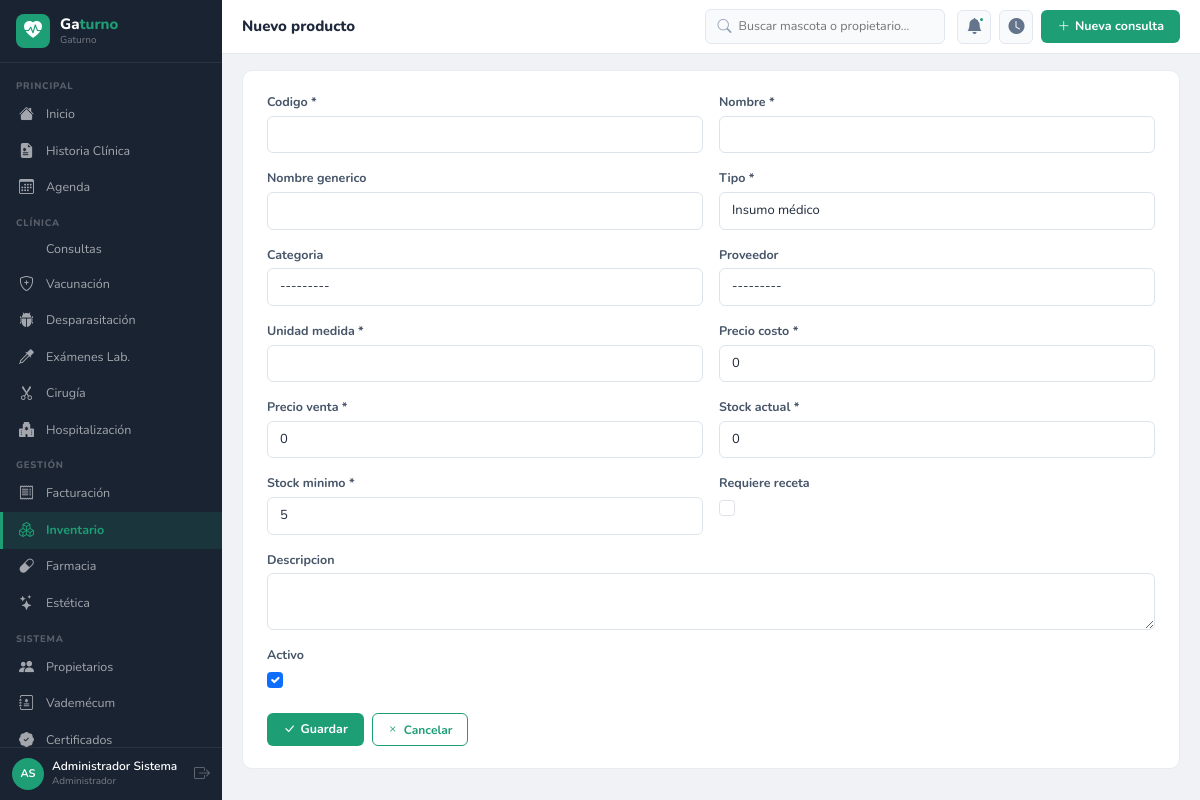
The page /inventario/nuevo/ (signed in) on the database its author committed.
### apps/accounts/models.py (models this page shows, shortened)
class Usuario(AbstractUser):
    ROLES = [('admin','Administrador'),('veterinario','Veterinario'),
             ('asistente','Asistente'),('recepcionista','Recepcionista'),('esteticista','Esteticista')]
    rol = models.CharField(max_length=20, choices=ROLES, default='recepcionista')
    telefono = models.CharField(max_length=20, blank=True)
    foto = models.ImageField(upload_to='usuarios/', blank=True, null=True)
    matricula = models.CharField(max_length=30, blank=True)
    especialidad = models.CharField(max_length=100, blank=True)
    class Meta:
        verbose_name='Usuario'; verbose_name_plural='Usuarios'
    @property
    def nombre_completo(self):
        return self.get_full_name() or self.username
    @property
    def iniciales(self):
        fn = (self.first_name or '')[:1].upper()
        ln = (self.last_name or '')[:1].upper()
        return (fn + ln) or self.username[:2].upper()

### apps/inventario/views.py (the view)
# urls.py: path('nuevo/',views.crear,name='crear'),
@login_required
def crear(request):
    form=ProductoForm(request.POST or None)
    if form.is_valid():
        obj=form.save();messages.success(request,'Producto creado.');return redirect('inventario:detalle',pk=obj.pk)
    return render(request,'inventario/form.html',{'form':form,'titulo':'Nuevo producto'})

### apps/accounts/templatetags/vetclinic_tags.py (called while the page is built)
@register.filter
def widget_class(field):
    return field.field.widget.__class__.__name__

### apps/inventario/models.py (called while the page is built)
    def __str__(self): return self.nombre

### templates/inventario/form.html (shortened to what this page needs)
{% extends 'base/base.html' %}
{% load widget_tweaks %}
{% load vetclinic_tags %}
{% block page_title %}{{ titulo }}{% endblock %}
{% block content %}
<div class="form-card">
<form method="post" enctype="multipart/form-data">{% csrf_token %}
<div class="row g-3">
{% for field in form %}
<div class="{% if 'Textarea' in field|widget_class %}col-12{% else %}col-md-6{% endif %}">
  <label class="form-label">{{ field.label }}{% if field.field.required %} *{% endif %}</label>
  {% render_field field %}
</div>
{% endfor %}
</div>
<div class="d-flex gap-2 mt-4">
  <button type="submit" class="btn-vc"><i class="bi bi-check-lg"></i> Guardar</button>
  <a href="javascript:history.back()" class="btn-ol"><i class="bi bi-x"></i> Cancelar</a>
</div>
</form>
</div>
{% endblock %}

### templates/base/base.html (shortened to what this page needs)
<!DOCTYPE html>
<html lang="es">
<head>
<link rel="stylesheet" href="https://cdn.jsdelivr.net/npm/bootstrap@5.3.2/dist/css/bootstrap.min.css">
<link rel="stylesheet" href="https://cdn.jsdelivr.net/npm/bootstrap-icons@1.11.3/font/bootstrap-icons.min.css">
{% load static %}<link rel="stylesheet" href="{% static 'css/vetclinic.css' %}">
</head>
<body>
<nav class="vc-sb" id="sidebar">
  <div class="sb-brand">
    <div class="sb-ic"><i class="bi bi-heart-pulse-fill"></i></div>
    <div><div class="sb-nm">Ga<em>turno</em></div><span class="sb-sub">{{ CLINICA_NOMBRE }}</span></div>
  </div>
  <div class="sb-nav">
    <div class="nav-sec">Principal</div>
    <a href="{% url 'reportes:dashboard' %}" class="nav-link {% if request.resolver_match.namespace == 'reportes' %}active{% endif %}"><i class="bi bi-house-fill"></i><span>Inicio</span></a>
    <a href="{% url 'pacientes:lista' %}" class="nav-link "><i class="bi bi-file-earmark-medical-fill"></i><span>Historia Clínica</span></a>
    <a href="{% url 'agenda:lista' %}" class="nav-link "><i class="bi bi-calendar3"></i><span>Agenda</span></a>
    <div class="nav-sec">Clínica</div>
    <a href="{% url 'consultas:lista' %}" class="nav-link {% if request.resolver_match.namespace == 'consultas' %}active{% endif %}"><span>Consultas</span></a>
    <a href="{% url 'vacunacion:lista' %}" class="nav-link {% if request.resolver_match.namespace == 'vacunacion' %}active{% endif %}"><i class="bi bi-shield-plus"></i><span>Vacunación</span></a>
    <a href="{% url 'desparasitacion:lista' %}" class="nav-link {% if request.resolver_match.namespace == 'desparasitacion' %}active{% endif %}"><i class="bi bi-bug-fill"></i><span>Desparasitación</span></a>
    <a href="{% url 'examenes:lista' %}" class="nav-link {% if request.resolver_match.namespace == 'examenes' %}active{% endif %}"><i class="bi bi-eyedropper"></i><span>Exámenes Lab.</span></a>
    <a href="{% url 'cirugia:lista' %}" class="nav-link {% if request.resolver_match.namespace == 'cirugia' %}active{% endif %}"><i class="bi bi-scissors"></i><span>Cirugía</span></a>
    <a href="{% url 'hospitalizacion:lista' %}" class="nav-link "><i class="bi bi-hospital-fill"></i><span>Hospitalización</span></a>
    <div class="nav-sec">Gestión</div>
    <a href="{% url 'facturacion:lista' %}" class="nav-link {% if request.resolver_match.namespace == 'facturacion' %}active{% endif %}"><i class="bi bi-receipt"></i><span>Facturación</span></a>
    <a href="{% url 'inventario:lista' %}" class="nav-link {% if request.resolver_match.namespace == 'inventario' %}active{% endif %}"><i class="bi bi-boxes"></i><span>Inventario</span></a>
    <a href="{% url 'farmacia:lista' %}" class="nav-link {% if request.resolver_match.namespace == 'farmacia' %}active{% endif %}"><i class="bi bi-capsule"></i><span>Farmacia</span></a>
    <a href="{% url 'estetica:lista' %}" class="nav-link {% if request.resolver_match.namespace == 'estetica' %}active{% endif %}"><i class="bi bi-stars"></i><span>Estética</span></a>
    <div class="nav-sec">Sistema</div>
    <a href="{% url 'propietarios:lista' %}" class="nav-link {% if request.resolver_match.namespace == 'propietarios' %}active{% endif %}"><i class="bi bi-people-fill"></i><span>Propietarios</span></a>
    <a href="{% url 'vademecum:lista' %}" class="nav-link {% if request.resolver_match.namespace == 'vademecum' %}active{% endif %}"><i class="bi bi-journal-medical"></i><span>Vademécum</span></a>
    <a href="{% url 'certificados:lista' %}" class="nav-link {% if request.resolver_match.namespace == 'certificados' %}active{% endif %}"><i class="bi bi-patch-check-fill"></i><span>Certificados</span></a>
  </div>
  <div class="sb-user">
    <div class="u-av">{{ request.user.iniciales }}</div>
    <div><div class="u-nm">{{ request.user.nombre_completo }}</div><div class="u-role">{{ request.user.get_rol_display }}</div></div>
    <a href="{% url 'accounts:logout' %}" class="u-out" title="Salir"><i class="bi bi-box-arrow-right"></i></a>
  </div>
</nav>
<div class="vc-main">
  <header class="vc-top">
    <div class="top-tit">{% block page_title %}Gaturno{% endblock %}</div>
    <div class="top-srch">
      <i class="bi bi-search"></i>
      <input type="text" id="globalSearch" placeholder="Buscar mascota o propietario…" autocomplete="off">
    </div>
    <div class="top-acts">
      <div class="top-btn"><i class="bi bi-bell-fill"></i><div class="top-dot"></div></div>
      <a href="{% url 'agenda:sala_espera' %}" class="top-btn" title="Sala de espera"><i class="bi bi-clock-fill"></i></a>
      <a href="{% url 'consultas:crear' %}" class="btn-vc"><i class="bi bi-plus-lg"></i> Nueva consulta</a>
    </div>
  </header>
  <div class="vc-cnt">{% block content %}{% endblock %}</div>
</div>
{% load static %}<script src="{% static 'js/vetclinic.js' %}"></script>
</body>
</html>

### static/css/vetclinic.css (style rules this page uses)
:root { --vc:#1D9E75;--vc-dk:#0F6E56;--vc-lt:#E1F5EE;--amb:#EF9F27;--amb-dk:#BA7517;--amb-lt:#FAEEDA;--pink:#D4537E;--blue:#378ADD;--blue-lt:#E6F1FB;--coral:#D85A30;--purple:#7F77DD;--purple-lt:#EEEDFE;--green:#639922;--green-lt:#EAF3DE;--red:#E24B4A;--red-lt:#FCEBEB;--sb:#1a2332;--sbw:222px;--top:54px;--f:'Nunito',sans-serif;--r:10px;--rs:6px }
*,*::before,*::after { box-sizing:border-box;margin:0;padding:0 }
body { font-family:var(--f);font-size:13.5px;background:#f0f2f5;color:#2d3748 }
a { text-decoration:none;color:inherit }
.vc-sb { position:fixed;left:0;top:0;bottom:0;width:var(--sbw);background:var(--sb);display:flex;flex-direction:column;z-index:100;transition:transform .25s }
.vc-main { margin-left:var(--sbw);min-height:100vh;display:flex;flex-direction:column }
.sb-brand { display:flex;align-items:center;gap:10px;padding:14px 16px;border-bottom:1px solid rgba(255,255,255,.08);flex-shrink:0 }
.sb-ic { width:34px;height:34px;border-radius:8px;background:var(--vc);display:flex;align-items:center;justify-content:center;color:#fff;font-size:18px;flex-shrink:0 }
.sb-nm { color:#fff;font-size:15px;font-weight:800;line-height:1.2 }
.sb-nm em { color:var(--vc);font-style:normal }
.sb-sub { color:rgba(255,255,255,.4);font-size:10px;display:block }
.sb-nav { flex:1;overflow-y:auto;padding:6px 0 }
.nav-sec { padding:10px 16px 3px;color:rgba(255,255,255,.28);font-size:9.5px;letter-spacing:.8px;text-transform:uppercase;font-weight:800 }
.nav-link { display:flex;align-items:center;gap:9px;padding:7px 16px;color:rgba(255,255,255,.6);border-left:3px solid transparent;font-size:12.5px;transition:all .15s }
.nav-link i { font-size:15px;width:18px;flex-shrink:0 }
.nav-link.active { background:rgba(29,158,117,.15);color:var(--vc);border-left-color:var(--vc);font-weight:700 }
.sb-user { padding:10px 12px;border-top:1px solid rgba(255,255,255,.08);display:flex;align-items:center;gap:8px;flex-shrink:0 }
.u-av { width:32px;height:32px;border-radius:50%;background:var(--vc);display:flex;align-items:center;justify-content:center;color:#fff;font-size:11px;font-weight:700;flex-shrink:0 }
.u-nm { color:#fff;font-size:12px;font-weight:600;line-height:1.3 }
.u-role { color:rgba(255,255,255,.4);font-size:10px }
.u-out { margin-left:auto;color:rgba(255,255,255,.3);font-size:16px }
.vc-top { height:var(--top);background:#fff;border-bottom:1px solid #e5e9f0;display:flex;align-items:center;gap:12px;padding:0 20px;position:sticky;top:0;z-index:50;flex-shrink:0 }
.top-tit { font-size:15px;font-weight:800;color:#1e293b;flex:1 }
.top-srch { position:relative;background:#f8fafc;border:1px solid #e2e8f0;border-radius:var(--rs);display:flex;align-items:center;gap:7px;padding:6px 11px;width:240px }
.top-srch i { color:#94a3b8;font-size:14px }
.top-srch input { background:none;border:none;outline:none;font-size:12.5px;font-family:var(--f);width:100% }
.top-acts { display:flex;align-items:center;gap:8px }
.top-btn { width:34px;height:34px;border-radius:var(--rs);background:#f8fafc;border:1px solid #e2e8f0;display:flex;align-items:center;justify-content:center;cursor:pointer;position:relative }
.top-btn i { font-size:16px;color:#64748b }
.top-dot { position:absolute;top:5px;right:5px;width:7px;height:7px;background:var(--vc);border-radius:50%;border:2px solid #fff }
.btn-vc { background:var(--vc);color:#fff!important;border:none;border-radius:var(--rs);padding:7px 16px;font-size:12.5px;font-weight:700;cursor:pointer;display:inline-flex;align-items:center;gap:5px;transition:background .15s;font-family:var(--f) }
.btn-ol { background:none;border:1.5px solid var(--vc);color:var(--vc)!important;border-radius:var(--rs);padding:6px 14px;font-size:12px;font-weight:700;cursor:pointer;display:inline-flex;align-items:center;gap:5px;transition:all .15s;font-family:var(--f) }
.vc-cnt { padding:16px 20px;flex:1;display:flex;flex-direction:column;gap:14px }
.form-card { background:#fff;border-radius:var(--r);border:1px solid #e8ecf0;padding:22px 24px;margin-bottom:14px }
label.form-label { font-size:12.5px;font-weight:700;color:#475569;margin-bottom:4px;display:block }
.form-control,.form-select { font-family:var(--f);font-size:13px;border:1px solid #dde3ec;border-radius:var(--rs);padding:8px 12px;width:100%;transition:border-color .15s,box-shadow .15s;color:#1e293b;background:#fff }
textarea.form-control { resize:vertical }
.form-check-input { width:16px;height:16px;accent-color:var(--vc);margin-top:3px }

### rows shown on the page
Usuario: user.iniciales "AS", user.nombre_completo "Administrador Sistema", user.rol "Administrador"

### other values the page prints
{{ CLINICA_NOMBRE }} "Gaturno"
{{ titulo }} "Nuevo producto"
{{ field.label }} "Codigo" "Nombre" "Nombre generico" "Tipo" "Categoria" "Proveedor" "Unidad medida" "Precio costo" "Precio venta" "Stock actual" "Stock minimo" "Requiere receta" "Descripcion" "Activo"
